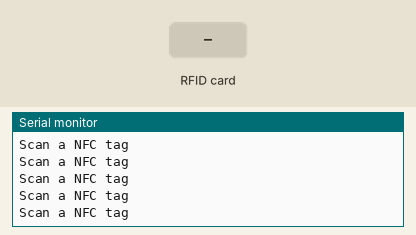
Recording of a sketch running on a simulated Arduino Leonardo, built with avr-gcc and run on an emulated ATmega32U4. Parts: the last lines printed to the serial monitor. The inputs (shaded band) are chosen by the test bench. The board resets itself during the run and starts again.

Above: at 1.2 s.
1.3 s: RFID card 01 23 AB CD held to the reader
At 2.5 s:
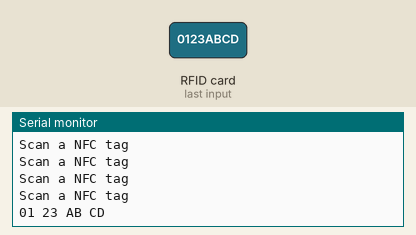
2.8 s: RFID card 01 23 67 89 AB CD EF held to the reader
At 6.6 s:
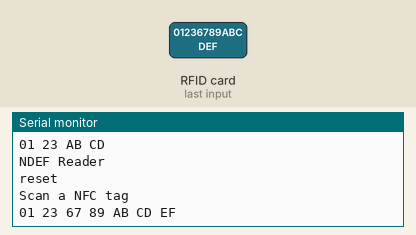

Measured:
- after the input at 1.3 s, the serial monitor: prints a new line at once (image 1)
- after the input at 2.8 s, the serial monitor: prints a new line after 2.6 s (image 2)

The sketch:

Unloki.ino
```cpp
//"Unloki" by Vicarious aka Patrick Paumen

#include <Wire.h>
#include <PN532_I2C.h>
#include <PN532.h>
#include <NfcAdapter.h>
#include <Keyboard.h>
#include <avr/wdt.h>

PN532_I2C pn532_i2c(Wire);
NfcAdapter nfc = NfcAdapter(pn532_i2c);
String uid = "0";

void setup(void) {
  Serial.begin(115200);
  Serial.println("NDEF Reader");
  nfc.begin();
  wdt_enable(WDTO_4S);
  Serial.println("reset");
}

void loop(void) {
  Serial.println("\nScan a NFC tag\n");
  if (nfc.tagPresent())
  {
    NfcTag tag = nfc.read(); // Reads the RFID/NFC tag
    uid = tag.getUidString(); // Fetches UID from the tag and save it in variable "uid"
    Serial.println(uid); // Shows the UID of the scanned RFID/NFC tag in Serial Monitor
    /* RFID/NFC tag with 4 byte UID */
    if (uid == "01 23 AB CD") {
      Keyboard.print("Passphrase"); // Sends the string "Passphrase" to the computer
      Keyboard.write(KEY_RETURN); // Sends Enter
      delay(5000); //makes sure the password isn't repeated
    }
    /* RFID/NFC tag with 7 byte UID */
    else if (uid == "01 23 67 89 AB CD EF") {
      Keyboard.print("Hello, World!"); // Sends the string "Hello, World!" to the computer
      Keyboard.write(KEY_RETURN); // Sends Enter
      delay(5000); //makes sure the password isn't repeated
    }
    else {
      uid.replace(" ", "");
      uid.toLowerCase();
      Keyboard.print(uid);
      Keyboard.write(KEY_RETURN);
      delay(500);
    }
  }
  wdt_reset();
}
```
